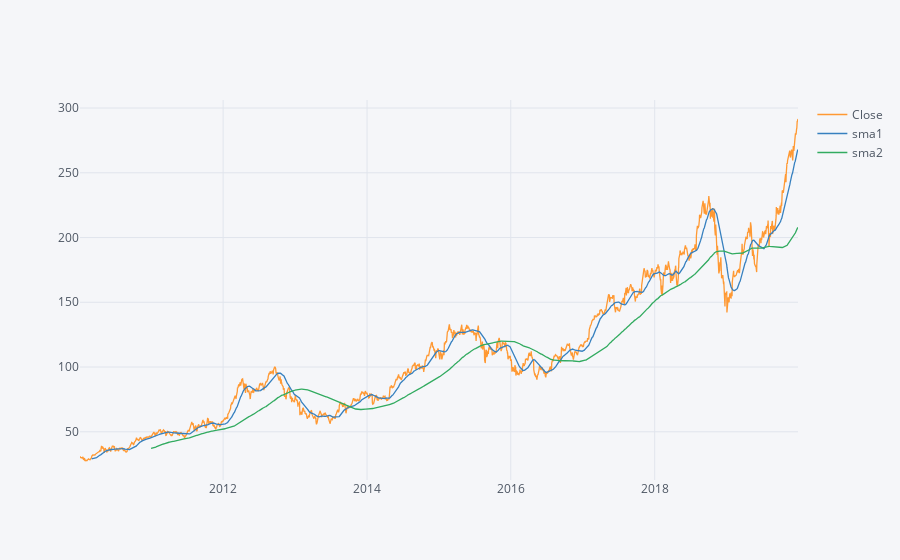

The code cell stored with this chart in its notebook:
### Code cell
pyo.iplot(
    df[['Close', 'sma1', 'sma2']].iplot(
        asFigure=True
    )
)

### Figure 1 — Plotly figure (JSON) as saved in the notebook; plotly's stock layout.template omitted (floating-point values rounded to 4 significant figures; data arrays with more than 128 entries replaced by an {"elided": "..."} marker saying what was removed)
{"data": [{"line": {"color": "rgba(255, 153, 51, 1.0)", "dash": "solid", "shape": "linear", "width": 1.3}, "mode": "lines", "name": "Close", "text": "", "type": "scatter", "x": {"elided": "2515 str values"}, "y": {"elided": "2515 float values"}}, {"line": {"color": "rgba(55, 128, 191, 1.0)", "dash": "solid", "shape": "linear", "width": 1.3}, "mode": "lines", "name": "sma1", "text": "", "type": "scatter", "x": {"elided": "2515 str values"}, "y": {"elided": "2515 mixed values"}}, {"line": {"color": "rgba(50, 171, 96, 1.0)", "dash": "solid", "shape": "linear", "width": 1.3}, "mode": "lines", "name": "sma2", "text": "", "type": "scatter", "x": {"elided": "2515 str values"}, "y": {"elided": "2515 mixed values"}}], "layout": {"legend": {"bgcolor": "#F5F6F9", "font": {"color": "#4D5663"}}, "paper_bgcolor": "#F5F6F9", "plot_bgcolor": "#F5F6F9", "title": {"font": {"color": "#4D5663"}}, "xaxis": {"gridcolor": "#E1E5ED", "showgrid": true, "tickfont": {"color": "#4D5663"}, "title": {"font": {"color": "#4D5663"}, "text": ""}, "zerolinecolor": "#E1E5ED"}, "yaxis": {"gridcolor": "#E1E5ED", "showgrid": true, "tickfont": {"color": "#4D5663"}, "title": {"font": {"color": "#4D5663"}, "text": ""}, "zerolinecolor": "#E1E5ED"}}}
